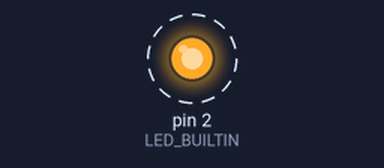
This sketch was run on a simulated Arduino Uno, built with avr-gcc and run on an emulated ATmega328P. Parts: output pins drawn as LEDs (lit = HIGH). Dashed ring = blinking. What the sketch prints to the serial monitor is not drawn.

Above: at 0.5 s.
Timing chart, 0 to 4.6 s (numbered marks = the images above):
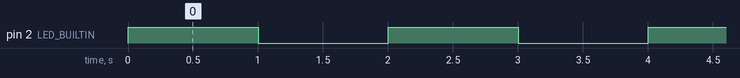

The sketch:

hello_world.ino
```cpp
#define LED_BUILTIN 2

void setup() {
    pinMode(LED_BUILTIN, OUTPUT);
    Serial.begin(115200);
}

void loop() {
    digitalWrite(LED_BUILTIN, HIGH);
    delay(1000);
    digitalWrite(LED_BUILTIN, LOW);
    delay(1000);
    Serial.println("Loop");
}
```

Measured:
- by itself, pin 2 (LED_BUILTIN): alternates HIGH for 1.0 s and LOW for 1.0 s
